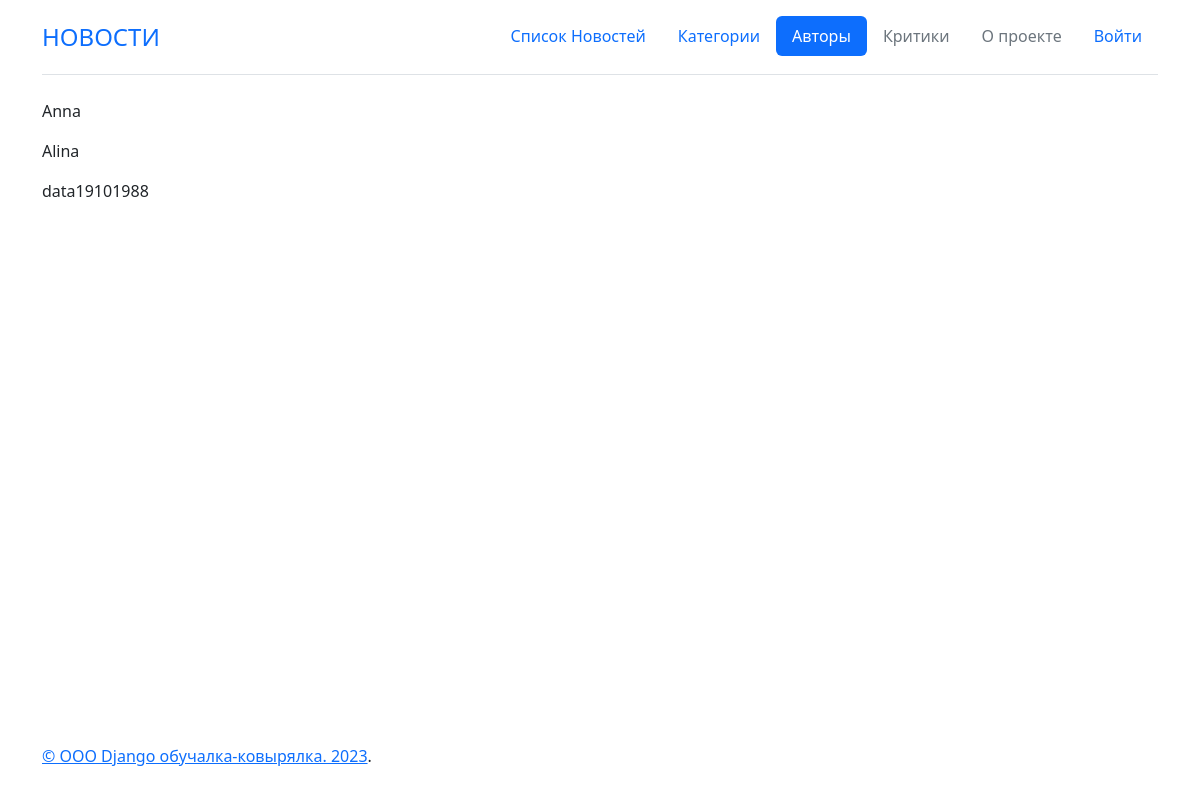
Screenshot of /authors/ with the database file from the repository.
### news/models.py (models this page shows, shortened)
class Author(models.Model):
    class Meta:
        verbose_name = 'Авторы'
        verbose_name_plural = 'Авторы'
    name = models.OneToOneField(User, on_delete=models.CASCADE)
    rating = models.SmallIntegerField(default=0)

### news/views.py (the view)
# urls.py: path('authors/',AuthorList.as_view(), name="authors"),
class AuthorList(ListView):
    model = Author
    template_name = 'authors.html'
    context_object_name = 'authors'
    queryset = Author.objects.order_by('name')

### news/templates/authors.html (shortened to what this page needs)
{% extends 'defaultLayout.html' %}
{% load static %}
{% load custom_filters %}
{% block abracadabra %}
{% if authors %}
     {% for author in authors %}
        <p>{{ author.name }}</p>
     {% endfor %}
{% endif %}
{% endblock abracadabra %}

### rows the page displays
Author: name "Anna"
Author: name "Alina"
Author: name "data19101988"
